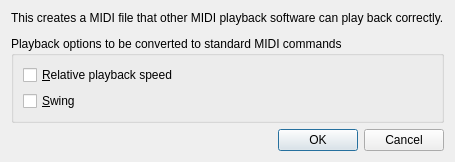
<?xml version="1.0" encoding="UTF-8"?>
<ui version="4.0">
 <class>ConversionOptionsDialog</class>
 <widget class="QDialog" name="ConversionOptionsDialog">
  <property name="geometry">
   <rect>
    <x>0</x>
    <y>0</y>
    <width>413</width>
    <height>151</height>
   </rect>
  </property>
  <property name="windowTitle">
   <string>Convert to Compatible MIDI File</string>
  </property>
  <property name="locale">
   <locale language="English" country="UnitedStates"/>
  </property>
  <layout class="QVBoxLayout" name="verticalLayout_2">
   <property name="sizeConstraint">
    <enum>QLayout::SetFixedSize</enum>
   </property>
   <item>
    <widget class="QLabel" name="labelDescription2">
     <property name="text">
      <string>This creates a MIDI file that other MIDI playback software can play back correctly.</string>
     </property>
    </widget>
   </item>
   <item>
    <spacer name="verticalSpacer">
     <property name="orientation">
      <enum>Qt::Vertical</enum>
     </property>
     <property name="sizeHint" stdset="0">
      <size>
       <width>20</width>
       <height>5</height>
      </size>
     </property>
    </spacer>
   </item>
   <item>
    <widget class="QGroupBox" name="groupBox">
     <property name="title">
      <string>Playback options to be converted to standard MIDI commands</string>
     </property>
     <layout class="QVBoxLayout" name="verticalLayout">
      <item>
       <widget class="QCheckBox" name="checkBoxRelativePlaybackSpeed">
        <property name="text">
         <string>&amp;Relative playback speed</string>
        </property>
       </widget>
      </item>
      <item>
       <widget class="QCheckBox" name="checkBoxSwing">
        <property name="text">
         <string>&amp;Swing</string>
        </property>
       </widget>
      </item>
     </layout>
    </widget>
   </item>
   <item>
    <widget class="QDialogButtonBox" name="buttonBox">
     <property name="orientation">
      <enum>Qt::Horizontal</enum>
     </property>
     <property name="standardButtons">
      <set>QDialogButtonBox::Cancel|QDialogButtonBox::Ok</set>
     </property>
    </widget>
   </item>
  </layout>
 </widget>
 <tabstops>
  <tabstop>checkBoxRelativePlaybackSpeed</tabstop>
  <tabstop>checkBoxSwing</tabstop>
  <tabstop>buttonBox</tabstop>
 </tabstops>
 <resources/>
 <connections>
  <connection>
   <sender>buttonBox</sender>
   <signal>accepted()</signal>
   <receiver>ConversionOptionsDialog</receiver>
   <slot>accept()</slot>
   <hints>
    <hint type="sourcelabel">
     <x>248</x>
     <y>254</y>
    </hint>
    <hint type="destinationlabel">
     <x>157</x>
     <y>274</y>
    </hint>
   </hints>
  </connection>
  <connection>
   <sender>buttonBox</sender>
   <signal>rejected()</signal>
   <receiver>ConversionOptionsDialog</receiver>
   <slot>reject()</slot>
   <hints>
    <hint type="sourcelabel">
     <x>316</x>
     <y>260</y>
    </hint>
    <hint type="destinationlabel">
     <x>286</x>
     <y>274</y>
    </hint>
   </hints>
  </connection>
 </connections>
</ui>
